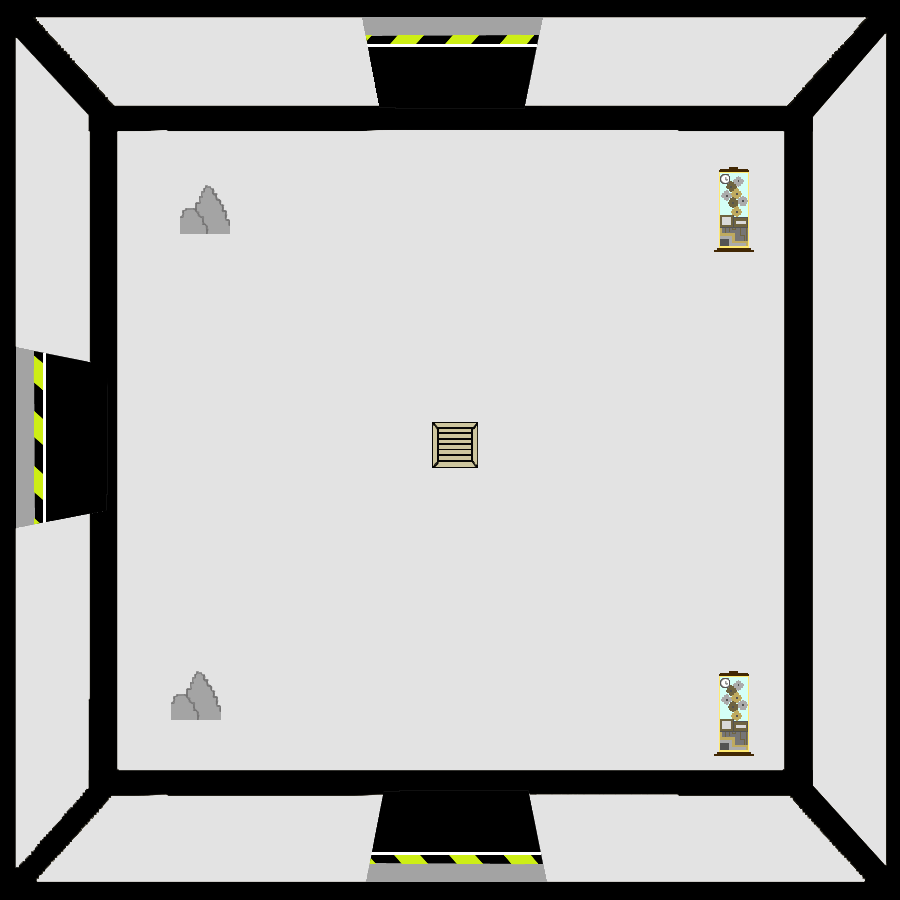

The image is a tile-based game level rendered from a .tmx file. Its description and source (layers, tilesets, objects; grid data summarised) follow:
An orthogonal 100x100 tile map with 9x9 px tiles, 2 tile layers (SALA, OBJETOS), 4 tilesets.

<map version="1.2" tiledversion="1.3.3" orientation="orthogonal" renderorder="right-down" width="100" height="100" tilewidth="9" tileheight="9" infinite="0" nextlayerid="3" nextobjectid="1">
 <tileset firstgid="1" source="LAB7.tsx" />
 <tileset firstgid="10001" source="CAJA.tsx" />
 <tileset firstgid="10026" source="ROCAS.tsx" />
 <tileset firstgid="10027" source="MAQUINA.tsx" />
 <layer id="1" name="SALA" width="100" height="100">
  <data>[10000 cells, 10000 non-empty, 10000 distinct tile ids]</data>
 </layer>
 <layer id="2" name="OBJETOS" width="100" height="100">
  <data>[10000 cells, 767 non-empty, 716 distinct tile ids]</data>
 </layer>
</map>
